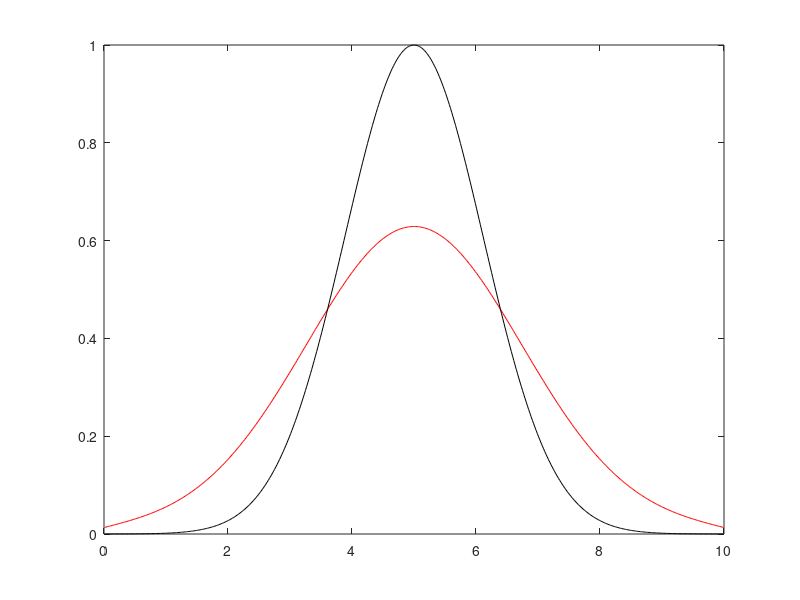
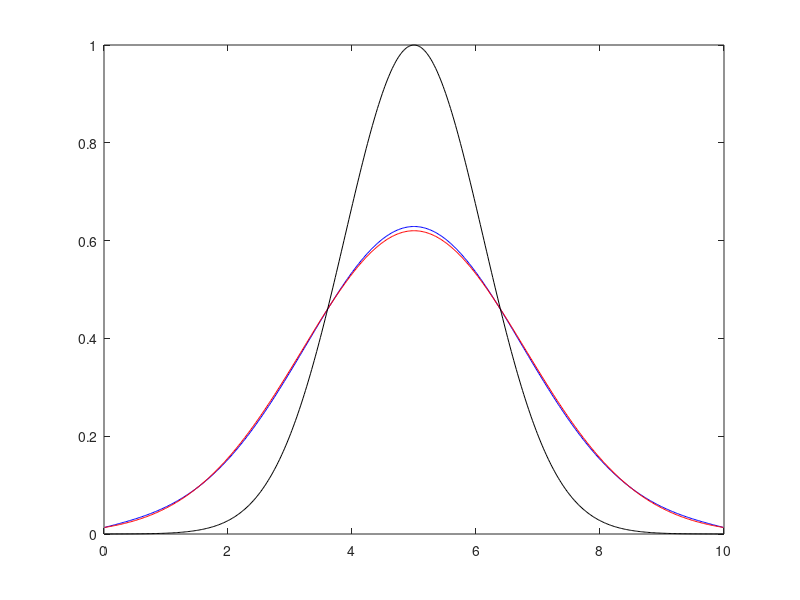

MATLAB code for these plots, in order:
% This is a matlab/octave script to solve 1D diffusion equation for its implicit solution by using 
% Pseudo-transient method. 
% It differs from Diff1D_implicit by adding the dampening of the dTdtau to 
% speed up the convergence! Only two line code is added but it become much faster! 7000 iteration Vs 700 iteration
% _2nd mean it is 2nd order convergence!

clear;clf

Lx  = 10;       %model length. used as the length scale
D   = 100;      %diffusion coefficient
nx  = 250*2;    %nx cell
dx  = Lx/nx;    %cell width
Imax= 100*nx;   %maximum iteration number
tsc = Lx*Lx/D;  %diffusion timescale
%Initiation 
t0 = Lx*Lx/D/160; %t0 for the analytical solution!
x  = linspace(0,Lx,nx+1);     % x coordinates for the grid/node 
xc = (x(1:end-1)+x(2:end))/2; % x coordinates at the center of the cell.
% staggered grid: velocity field is at x, while scalar field T is at xc. 
T  = zeros(1,nx);
a  = 0.5*Lx;
T0 = exp(-(xc-a).^2/4/D/t0); 
% Notice that boundary condition should depend on t in order to have the simple
%analytical solution. Here we choose t0 to make the boundary temperature close to 0.
%t00=s
Told = T0;
T    = T0;
Vx   = zeros(1,nx-1);  %Vx at the boundary is not included here! Otherwise it should be nx+1
f    = sin(xc); f(:)=0;% f=0 to compare with the analytical solution that has no heat source.
%Boundary condition
ttol = 1.6*t0 # As this script is slow. Lets compute a small ttol! 
Tana = sqrt(t0/(t0+ttol)).*exp(-(xc-a).^2/(4*D*(t0+ttol)));
T(1) = Tana(1);T(end)=Tana(end);
dTdtau1 = zeros(1,nx-2); % pseudo time derivative!
dTdtau2 = zeros(1,nx-2); % pseudo time derivative with dampening
cnt  = 100;
epsi = 1e-5; % accuracy for the convergence
dt   = 1e-3*tsc     %0.001*tsc
CFL  = 0.8;
ndim = 1;
dtau = CFL*dx*dx/2/D/ndim; % pseudo timestep!
#dtaudiff=1/(1.0/(dx*dx/D/2.1)+1.0/dt)
itertol = 0;
time    = 0; 

residdT  = 1e5;
it       = 0;
damp     = 1-6*pi/nx;% 0.93 %0.991 %
kw       =1;
damp    = 1-2*sqrt(dtau/dt+CFL/2*pi*pi*kw*kw/nx/nx)
%WHL: This is the optimized dampening parameter I derived at 2Sep2024. It is faster than 1-6*pi/nx
dampening= 1;
dampening= 1;
while (time<ttol*0.99 &&it<10000)
%for it=1:100
       iter     = 0; 
       residdT  = 2*epsi;
%for iter=1:Imax
   while residdT>epsi && iter<Imax
          q        = -D*diff(T)/dx;    % dimension:nx-1
          dTdtau1   = -(T(2:nx-1)-Told(2:nx-1))/dt-diff(q)/dx; %dimension:nx-2. residual from Lesson2:Eq.2)
      if dampening == 0  %****dTdtau is used. simple and slow!
          T(2:nx-1) = T(2:nx-1) + dtau*dTdtau1;     %nx-2. Update T by pseudo time marching.  Lesson2:Eq.3)
      else               %****dTdtau2 contains the currect residual and the previous residual, which greatly speed up the convergence!
                         %The formulation can be derive with 2nd pseudo transient time derivative dT2dtau !
          dTdtau2    = dTdtau1 + damp*dTdtau2; # 
          T(2:nx-1) = T(2:nx-1) + dtau*dTdtau2; % dTdtau is used 
      end
       residdT  = max(abs(dTdtau1)); %
       iter     = iter+1;
       if mod(iter,cnt)==0
          plot(xc,T,'r',xc,T0,'k');drawnow
         fprintf('Iteration %d, residdT=%7.3e\n',iter,residdT); 
       end   
    end
    it   = it+1;
    time = time+dt;  # update the physical time!
    Told = T;                # update the Told after one physical timestep.
    itertol = itertol+iter;
    fprintf('Step %d converged,residdT=%7.3e\n',it,residdT); 
end
%Tana=1/sqrt(4*(ttol+1/4)).*exp(-(xc-a).^2/(4*(ttol+1/4)));
% initial condition: T(x,t0)=exp(-x*x/(4*D*t0))  %Let:t0=0.1;
%analytical solution:T(x,t)=sqrt(t0/t)exp(-x*x/(4*D*t));
%Tana = sqrt(t0/(ttol)).*exp(-(xc-a).^2/(4*D*ttol));
Tana = sqrt(t0/(t0+time)).*exp(-(xc-a).^2/(4*D*(t0+time)));
figure();plot(xc,T,'b',xc,Tana,'r',xc,T0,'k')

fprintf('Total %d step are calculated.\n The physical time is =%3.1f, totel iteration is %d (%3.1f *nx), with dampeng=%d\n',it,time,itertol,itertol/nx,dampening); 

%Exercise1: 1. change t0 and see if the numerical solution still matches the analytical solution
%            2. change nx,dtau and see if it still produce reasonable results.
%            3. After finding out the numerical solution is correct, remove the analytical solution and use any initial boundary condition.
%            4. rewrite the code with another language, for example, julia and python. Notice matlab and julia counter from 1, while python counter from 0. 


% exercise for dampening.
% write an code to find out the optimized dampening parameters (damp) by testing damp from 0 to 1.
